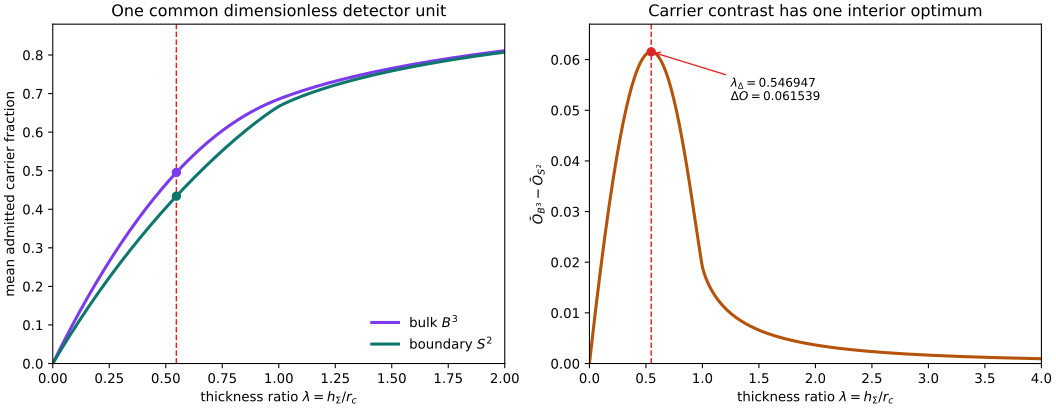

The script that saved this image:
#!/usr/bin/env python3
"""Common-unit finite-slab occupancy for B^3 bulk and S^2 boundary carriers."""

from __future__ import annotations

import json
import math
from pathlib import Path

import numpy as np
from scipy.integrate import quad
from scipy.optimize import brentq, minimize_scalar

def occupancy_bulk(lam: float) -> float:
    """Contact-support averaged admitted fraction of a uniform B^3 carrier."""
    if lam < 0:
        raise ValueError("lambda must be nonnegative")
    if lam <= 1.0:
        t = math.sqrt((1.0 - lam) / (1.0 + lam))
        p = 3*t**6 + 3*t**5 + 10*t**4 + 10*t**3 + 10*t**2 + 3*t + 3
        return (8.0 / 35.0) * (1.0 - t) * p / (1.0 + t*t) ** 3
    u = math.sqrt((lam - 1.0) / (lam + 1.0))
    q = 3*u**4 + 9*u**3 + 11*u**2 + 9*u + 3
    return (8.0 / 35.0) * q / (1.0 + u) ** 3


def occupancy_surface(lam: float) -> float:
    """Contact-support averaged admitted fraction of a uniform S^2 carrier."""
    if lam < 0:
        raise ValueError("lambda must be nonnegative")
    if lam <= 1.0:
        t = math.sqrt((1.0 - lam) / (1.0 + lam))
        return (2.0 / 3.0) * (1.0 - t**3) / (1.0 + t*t)
    u = math.sqrt((lam - 1.0) / (lam + 1.0))
    return (2.0 / 3.0) * (1.0 + u + u*u) / (1.0 + u)


def bulk_fraction_at_x(x: float, lam: float) -> float:
    lo = max(-1.0, -lam - x * x)
    hi = min(1.0, lam - x * x)
    if hi <= lo:
        return 0.0
    return 0.75 * ((hi - hi**3 / 3.0) - (lo - lo**3 / 3.0))


def surface_fraction_at_x(x: float, lam: float) -> float:
    lo = max(-1.0, -lam - x * x)
    hi = min(1.0, lam - x * x)
    return max(0.0, hi - lo) / 2.0


def occupancy_quadrature(lam: float, fraction_fn) -> float:
    b = math.sqrt(1.0 + lam)
    value, _ = quad(lambda x: fraction_fn(x, lam), -b, b, epsabs=2e-13, epsrel=2e-13, points=[-b, b], limit=400)
    return value / (2.0 * b)


def separation_stationary_polynomial(t: float) -> float:
    # Unique (0,1) root controls max[O_B3 - O_S2] on the lambda<1 branch.
    return t**7 - 7.0 * t**5 - 70.0 * t**4 + 175.0 * t**3 + 196.0 * t**2 - 105.0 * t - 22.0


def main() -> None:
    t_star = brentq(separation_stationary_polynomial, 0.4, 0.7, xtol=1e-15)
    lam_star = (1.0 - t_star * t_star) / (1.0 + t_star * t_star)
    delta_star = occupancy_bulk(lam_star) - occupancy_surface(lam_star)
    numerical = minimize_scalar(
        lambda z: -(occupancy_bulk(float(z)) - occupancy_surface(float(z))),
        bounds=(0.0, 20.0),
        method="bounded",
        options={"xatol": 1e-14},
    )

    check_lams = [0.01, 0.1, lam_star, 0.9, 1.0, 1.5, 5.0]
    quad_errors = {}
    for lam in check_lams:
        quad_errors[str(lam)] = {
            "bulk": occupancy_quadrature(lam, bulk_fraction_at_x) - occupancy_bulk(lam),
            "surface": occupancy_quadrature(lam, surface_fraction_at_x) - occupancy_surface(lam),
        }

    grid = np.geomspace(1e-7, 1e4, 20001)
    ob = np.array([occupancy_bulk(float(v)) for v in grid])
    os = np.array([occupancy_surface(float(v)) for v in grid])
    delta = ob - os
    checks = {
        "definition": "mean admitted carrier fraction over the full contact-support interval",
        "lambda_star_max_separation": lam_star,
        "t_star": t_star,
        "stationary_polynomial_residual": separation_stationary_polynomial(t_star),
        "bulk_occupancy_at_lambda_star": occupancy_bulk(lam_star),
        "surface_occupancy_at_lambda_star": occupancy_surface(lam_star),
        "maximum_absolute_separation": delta_star,
        "maximum_relative_to_surface": delta_star / occupancy_surface(lam_star),
        "numerical_optimizer_lambda": float(numerical.x),
        "numerical_optimizer_delta": float(-numerical.fun),
        "grid_bulk_min_increment": float(np.min(np.diff(ob))),
        "grid_surface_min_increment": float(np.min(np.diff(os))),
        "grid_min_bulk_minus_surface": float(np.min(delta)),
        "large_lambda_bulk": occupancy_bulk(1e6),
        "large_lambda_surface": occupancy_surface(1e6),
        "quadrature_minus_closed_form": quad_errors,
    }
    Path("common_unit_occupancy.json").write_text(
        json.dumps(checks, indent=2, sort_keys=True) + "\n", encoding="utf-8"
    )

    import matplotlib.pyplot as plt

    fig, axes = plt.subplots(1, 2, figsize=(11.0, 4.25), constrained_layout=True)
    ax = axes[0]
    lams = np.linspace(0.0, 2.0, 1201)
    obp = np.array([occupancy_bulk(float(v)) for v in lams])
    osp = np.array([occupancy_surface(float(v)) for v in lams])
    ax.plot(lams, obp, color="#7c3aed", lw=2.3, label=r"bulk $B^3$")
    ax.plot(lams, osp, color="#0f766e", lw=2.3, label=r"boundary $S^2$")
    ax.axvline(lam_star, color="#dc2626", lw=1.1, ls="--")
    ax.scatter([lam_star, lam_star], [occupancy_bulk(lam_star), occupancy_surface(lam_star)], color=["#7c3aed", "#0f766e"], zorder=5)
    ax.set(xlim=(0, 2), ylim=(0, 0.88), xlabel=r"thickness ratio $\lambda=h_\Sigma/r_c$", ylabel="mean admitted carrier fraction", title="One common dimensionless detector unit")
    ax.legend(frameon=False)

    ax = axes[1]
    lams2 = np.linspace(0.0, 4.0, 1601)
    sep = np.array([occupancy_bulk(float(v)) - occupancy_surface(float(v)) for v in lams2])
    ax.plot(lams2, sep, color="#b45309", lw=2.3)
    ax.axvline(lam_star, color="#dc2626", lw=1.1, ls="--")
    ax.scatter([lam_star], [delta_star], color="#dc2626", zorder=5)
    label = fr"$\lambda_\Delta={lam_star:.6f}$" + "\n" + fr"$\Delta O={delta_star:.6f}$"
    ax.annotate(label, (lam_star, delta_star), xytext=(1.25, 0.052), arrowprops={"arrowstyle": "->", "color": "#dc2626"}, fontsize=9)
    ax.set(xlim=(0, 4), ylim=(0, 0.067), xlabel=r"thickness ratio $\lambda=h_\Sigma/r_c$", ylabel=r"$\bar O_{B^3}-\bar O_{S^2}$", title="Carrier contrast has one interior optimum")
    fig.savefig("common_unit_occupancy.svg", format="svg")
    fig.savefig("common_unit_occupancy.png", dpi=180)
    print(json.dumps(checks, indent=2, sort_keys=True))


if __name__ == "__main__":
    main()
